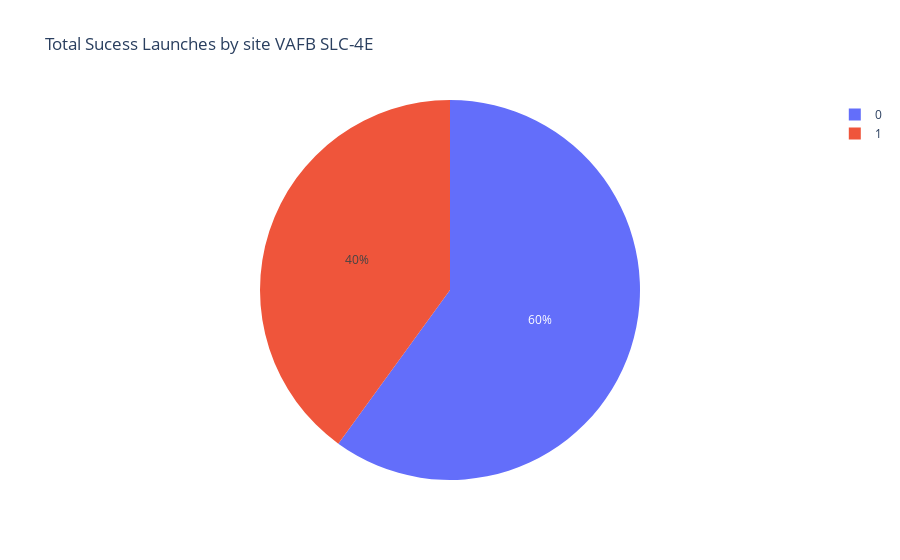

Source (notebook cell):
### Code cell
entered_site='VAFB SLC-4E'  ## 'KSC LC-39A' 'CCAFS LC-40'  'VAFB SLC-4E'  'CCAFS SLC-40'
filtered_df = spacex_df.assign(count=1).loc[spacex_df['Launch Site'].isin([entered_site]),:]
fig = px.pie(filtered_df, values='count', names='class', title='Total Sucess Launches by site VAFB SLC-4E')
fig.show()

### Figure 1 — Plotly figure (JSON) as saved in the notebook; plotly's stock layout.template omitted (floating-point values rounded to 4 significant figures)
{"data": [{"domain": {"x": [0, 1], "y": [0, 1]}, "hovertemplate": "class=%{label}<br>count=%{value}<extra></extra>", "labels": [0, 0, 1, 1, 1, 1, 0, 0, 0, 0], "legendgroup": "", "name": "", "showlegend": true, "type": "pie", "values": [1, 1, 1, 1, 1, 1, 1, 1, 1, 1]}], "layout": {"autosize": true, "legend": {"tracegroupgap": 0}, "title": {"text": "Total Sucess Launches by site VAFB SLC-4E"}}}
